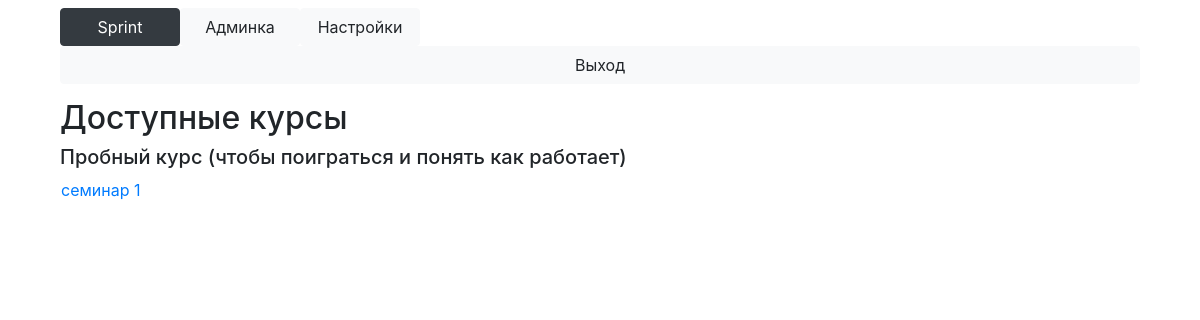
The app's page /main (signed in), older data.
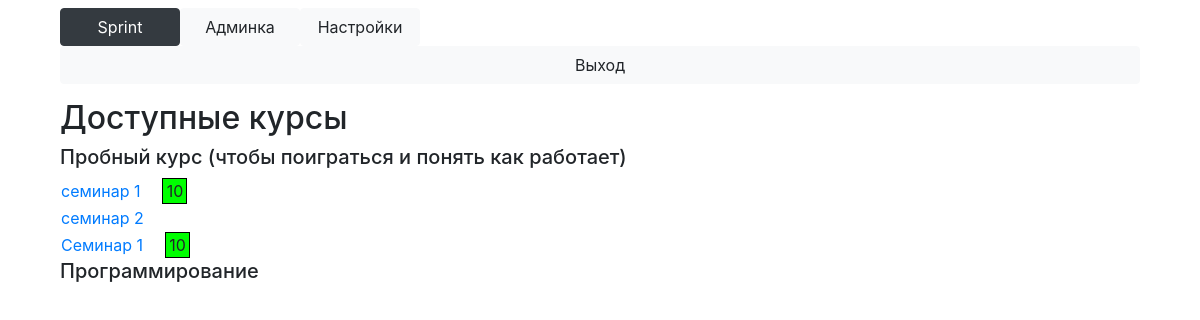
The same page, newer data.
### Main/models.py (models this page shows, shortened)
class Course(models.Model):
    name = models.TextField()

class Block(models.Model):
    name = models.TextField()
    course = models.ForeignKey(Course, on_delete=models.CASCADE)
    time_start = models.DateTimeField()
    time_end = models.DateTimeField()
    opened = models.IntegerField()

### Main/views.py (the view)
# urls.py: path('main', views.main),
def main(request):
    if not check_login(request.user):
        return HttpResponseRedirect('/enter')
    return render(request, 'main.html', context={'is_admin': check_admin(request.user),
                                                 'blocks': blocks_available(request.user),
                                                 'user': request.user})

### Main/main.py (called while the page is built, shortened)
def check_login(user):
    return user.is_authenticated

def check_admin(user):
    if check_teacher(user):
        return True

def check_teacher(user):
    return user.is_staff and check_login(user)

def courses_available(user):
    if user.is_superuser:
        return Course.objects.all()
    else:
        return [s.course for s in Subscribe.objects.filter(user=user)]

def blocks_available(user):
    courses = courses_available(user)
    blocks = {}
    is_admin = check_admin(user)
    for course in courses:
        if is_admin:
            blocks[course] = Block.objects.filter(
                course=course
            )
    return blocks

### Main/templatetags/filters.py (called while the page is built)
@register.filter('mark_for_task')
def mark_for_task(task, user):
    try:
        return int(list(Solution.objects.filter(task=task, user=user, mark__isnull=False))[-1].mark * 10 / task.max_mark)
    except IndexError:
        return -1

@register.filter('mark_for_block')
def mark_for_block(block, user):
    tasks = Task.objects.filter(block=block)
    if len(tasks) == 0:
        return -1
    mark = 0
    flag = False
    for task in tasks:
        mft = mark_for_task(task, user)
        if mft >= 0:
            flag = True
            mark += mft * task.weight
    if flag:
        return round(mark)
    return -1

@register.filter('marked')
def marked(mark):
    print(mark)
    return mark != -1

@register.filter('mark_color')
def mark_color(mark):
    mark = round(mark)
    if mark > 7:
        return '#00FF00'
    elif mark > 5:
        return '#FFFF00'
    elif mark > 3:
        return '#FAD7A0'
    elif mark > 0:
        return '#F1948A'
    else:
        return '#FFFFFF'

### templates/main.html (shortened to what this page needs)
{% extends 'base_main.html' %}
{% load filters %}
{% block content %}
    <h2>Доступные курсы</h2>
    {% for key, value in blocks.items %}
        <h5>{{ key.name }}</h5>
        {% for block in value %}
            <table>
                <tr>
                    <td>
                        <a href="/block?id={{ block.id }}">{{ block.name }}</a>
                    </td>
                    <td>
                        {% with mark=block|mark_for_block:user %}
                            {% if mark|marked %}
                                <div style="margin-left: 20px; border: 1px solid black; background: {{ mark|mark_color }}; width: 25px; text-align: center;">
                                    {{ mark }}
                                </div>
                            {% endif %}
                        {% endwith %}
                    </td>
                </tr>
            </table>
        {% endfor %}
    {% endfor %}
{% endblock %}

### templates/base_main.html
{% extends 'base.html' %}
{% block header %}
    <div class="row no-gutters top-buffer">
        <div class="col" style="min-width: 100px;">
            <button type="button" class="btn btn-dark btn-block top-button" onclick="main()">Sprint</button>
        </div>
        {% if is_admin %}
            <div class="col" style="min-width: 100px;">
                <button type="button" class="btn btn-light btn-block top-button" onclick="admin()">Админка</button>
            </div>
            <div class="col" style="min-width: 100px;">
                <button type="button" class="btn btn-light btn-block top-button"  onclick="settings()">Настройки</button>
            </div>
            <div class="col-8"></div>
        {% else %}
            <div class="col" style="min-width: 100px;">
                <button type="button" class="btn btn-light btn-block top-button"  onclick="settings()">Настройки</button>
            </div>
            <div class="col-9"></div>
        {% endif %}
        <div class="col" style="min-width: 100px;">
            <button type="button" class="btn btn-light btn-block top-button" onclick="logout()">Выход</button>
        </div>
    </div>
{% endblock %}

### templates/base.html (shortened to what this page needs)
<!DOCTYPE HTML PUBLIC "-//W3C//DTD HTML 4.01//EN"
  "http://www.w3.org/TR/html4/strict.dtd">
{% load static %}
<html lang="en">
	<head>
        <link rel="stylesheet" href="https://stackpath.bootstrapcdn.com/bootstrap/4.5.0/css/bootstrap.min.css">
		<link rel="stylesheet" type="text/css" href={% static "css/styles.css" %}>
        <link rel="stylesheet" href="//code.jquery.com/ui/1.12.1/themes/base/jquery-ui.css">
	</head>
	<body>
		<div class="main_div">
            <header class="mt-2 mb-2" role="banner">
            {% block header %}{% endblock %}
            </header>
            {% block content %}{% endblock %}
        </div>
	</body>
</html>

### static/css/styles.css (style rules this page uses)
.main_div { margin-left: 5%; margin-right: 5%; }
.top-buffer { margin-bottom:15px; }
.top-button { min-width: 100px; display: inline-block; }

Row changes from the older to the newer data that the page shows:
shown differently, row unchanged: Block "семинар 1": mark (not shown) → "10"
added Block: name "семинар 2", shown under Course "Пробный курс (чтобы поиграться и понять как работает)"
added Block: name "Семинар 1", mark "10", shown under Course "Пробный курс (чтобы поиграться и понять как работает)"
added Course: name "Программирование"
